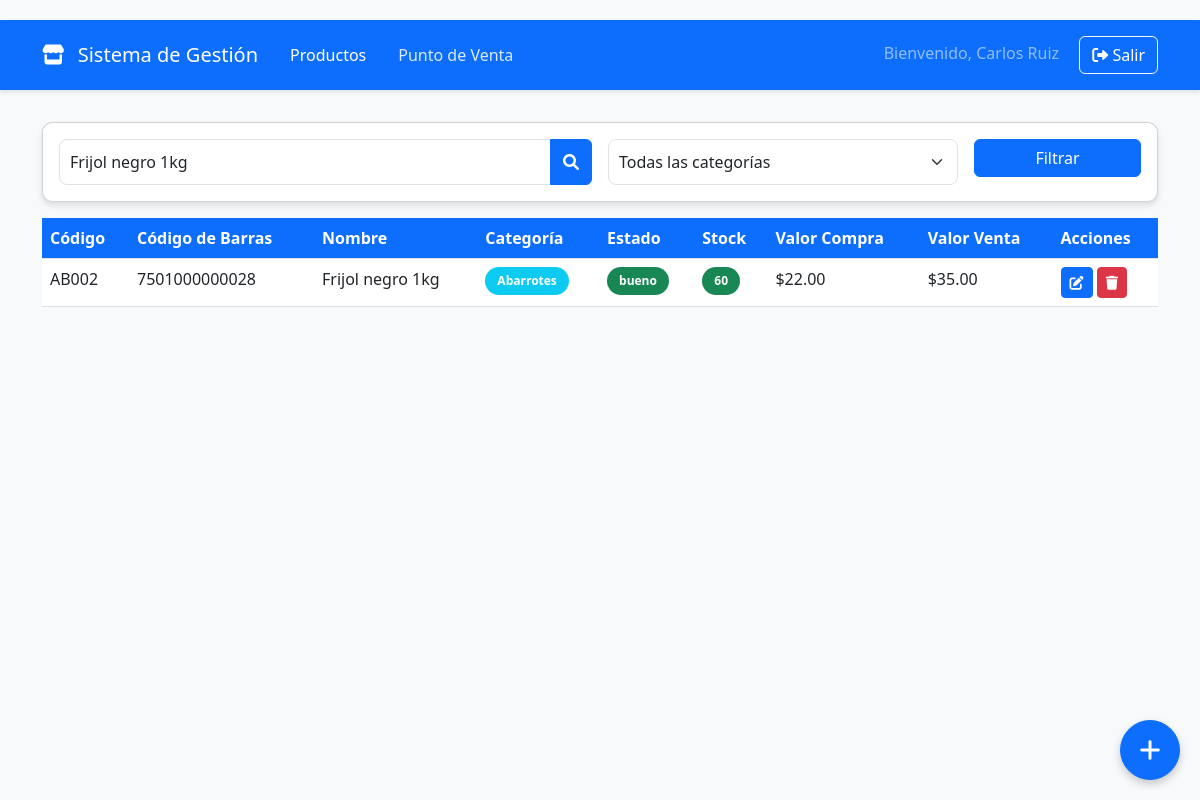
The app's page /index.php?busqueda=Frijol negro 1kg (signed in) with its own data.
### tables this page shows
CREATE TABLE productos (
    id INT AUTO_INCREMENT PRIMARY KEY,
    codigo VARCHAR(50) NOT NULL UNIQUE,
    codigo_barras VARCHAR(50) UNIQUE,
    nombre VARCHAR(100) NOT NULL,
    descripcion TEXT,
    categoria VARCHAR(50) NOT NULL,
    precio_compra DECIMAL(10,2) NOT NULL,
    precio_venta DECIMAL(10,2) NOT NULL,
    stock INT NOT NULL DEFAULT 0,
    stock_minimo INT NOT NULL DEFAULT 5,
    estado ENUM('bueno', 'regular', 'malo') NOT NULL DEFAULT 'bueno',
    fecha_registro TIMESTAMP DEFAULT CURRENT_TIMESTAMP
);

### index.php (called while the page is built, shortened)
<?php
require_once __DIR__ . '/includes/bootstrap.php';
$productos = [];
$busqueda = '';
try {
    $pagina = isset($_GET['pagina']) ? (int) $_GET['pagina'] : 1;
    $porPagina = 10;
    $inicio = ($pagina - 1) * $porPagina;
    $busqueda = $_GET['busqueda'] ?? '';
    $where = 'WHERE 1=1';
    $params = [];
    if ($busqueda !== '') {
        $where .= ' AND (nombre LIKE ? OR codigo LIKE ? OR codigo_barras LIKE ?)';
        $params = array_merge($params, ["%$busqueda%", "%$busqueda%", "%$busqueda%"]);
    }
    $sql = "SELECT * FROM productos $where ORDER BY fecha_registro DESC LIMIT $inicio, $porPagina";
    $stmt = $pdo->prepare($sql);
    $stmt->execute($params);
    $productos = $stmt->fetchAll();
} catch (PDOException $e) {
    $error = 'Error de base de datos: ' . $e->getMessage();
}
require __DIR__ . '/views/layouts/header.php';
require __DIR__ . '/views/productos/index.php';
require __DIR__ . '/views/layouts/footer.php';

### includes/helpers.php (called while the page is built, shortened)
<?php
function e(?string $value): string
{
    return htmlspecialchars((string) $value, ENT_QUOTES, 'UTF-8');
}
function formatMoney($amount): string
{
    return number_format((float) $amount, 2, '.', ',');
}

### views/productos/index.php (the view, shortened to what this page needs)
<div class="container">
    <div class="card animate-fade-in">
        <div class="card-body">
            <form method="GET" class="row g-3">
                <div class="col-md-6">
                    <div class="input-group">
                        <input type="text" class="form-control" name="busqueda" placeholder="Buscar productos..." value="<?php echo e($busqueda); ?>">
                        <button class="btn btn-primary" type="submit">
                            <i class="fas fa-search"></i>
                        </button>
                    </div>
                </div>
                <div class="col-md-4">
                    <select name="categoria" class="form-select">
                        <option value="">Todas las categorías</option>
                    </select>
                </div>
                <div class="col-md-2">
                    <button type="submit" class="btn btn-primary w-100">Filtrar</button>
                </div>
            </form>
        </div>
    </div>
    <div class="table-responsive">
        <table class="table table-hover">
            <thead>
                <tr>
                    <th>Código</th>
                    <th>Código de Barras</th>
                    <th>Nombre</th>
                    <th>Categoría</th>
                    <th>Estado</th>
                    <th>Stock</th>
                    <th>Valor Compra</th>
                    <th>Valor Venta</th>
                    <th>Acciones</th>
                </tr>
            </thead>
            <tbody>
                <?php foreach ($productos as $producto): ?>
                    <tr class="producto-row animate-fade-in">
                        <td><?php echo e($producto['codigo']); ?></td>
                        <td><?php echo e($producto['codigo_barras']); ?></td>
                        <td><?php echo e($producto['nombre']); ?></td>
                        <td><span class="badge bg-info"><?php echo e($producto['categoria']); ?></span></td>
                        <td>
                            <span class="badge bg-<?php echo $producto['estado'] === 'bueno' ? 'success' : ($producto['estado'] === 'regular' ? 'warning' : 'danger'); ?>">
                                <?php echo e($producto['estado']); ?>
                            </span>
                        </td>
                        <td>
                            <span class="badge bg-<?php echo $producto['stock'] <= $producto['stock_minimo'] ? 'danger' : 'success'; ?>">
                                <?php echo e($producto['stock']); ?>
                            </span>
                        </td>
                        <td>$<?php echo formatMoney($producto['precio_compra']); ?></td>
                        <td>$<?php echo formatMoney($producto['precio_venta']); ?></td>
                        <td>
                            <button class="btn btn-sm btn-primary" type="button" onclick='editarProducto(<?php echo json_encode($producto, JSON_HEX_TAG | JSON_HEX_APOS | JSON_HEX_QUOT | JSON_HEX_AMP); ?>)'>
                                <i class="fas fa-edit"></i>
                            </button>
                            <button class="btn btn-sm btn-danger" type="button" onclick="eliminarProducto(<?php echo (int) $producto['id']; ?>)">
                                <i class="fas fa-trash"></i>
                            </button>
                        </td>
                    </tr>
                <?php endforeach; ?>
            </tbody>
        </table>
    </div>
    <button class="btn btn-primary btn-floating" data-bs-toggle="modal" data-bs-target="#productoModal">
        <i class="fas fa-plus"></i>
    </button>
</div>

### assets/css/app.css (style rules this page uses)
:root { --primary-color: #0d6efd; --secondary-color: #ffffff; --border-radius: 10px; }
body { background-color: #f8f9fa; min-height: 100vh; }
.card { border-radius: var(--border-radius); box-shadow: 0 4px 6px rgba(0, 0, 0, 0.1); margin-bottom: 1rem; }
.table th { background-color: var(--primary-color); color: #fff; }
.form-control, .form-select { border-radius: 8px; padding: 10px; }
.badge { padding: 8px 12px; border-radius: 20px; }
.animate-fade-in { animation: fadeIn 0.3s ease; }

### assets/css/productos.css (style rules this page uses)
body { padding-top: 20px; }
.btn-floating { position: fixed; bottom: 20px; right: 20px; width: 60px; height: 60px; border-radius: 50%; font-size: 24px; box-shadow: 0 4px 8px rgba(0, 0, 0, 0.2); display: flex; align-items: center; justify-content: center; transition: all 0.3s ease; z-index: 100; }
.producto-row { transition: background-color 0.3s ease; }

### records on screen
productos: codigo "AB002", codigo_barras "7501000000028", nombre "Frijol negro 1kg", categoria "Abarrotes", estado "bueno", stock "60", precio_compra "22.00", precio_venta "35.00"

### other values on screen
$navBrand "Sistema de Gestión"
currentUserName() "Carlos Ruiz"
